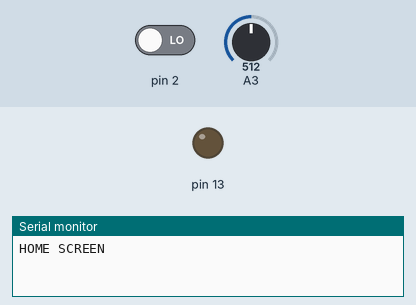
Simulated run of this sketch. Board: Arduino Uno, built with avr-gcc and run on an emulated ATmega328P. Shown: output pins drawn as LEDs (lit = HIGH), the last lines printed to the serial monitor. The test bench sets the inputs (shaded band); at power-on: pin 2 LOW, A3 = 512.

Above: at 1.3 s.
1.4 s: pin 2 driven HIGH
At 2.5 s:
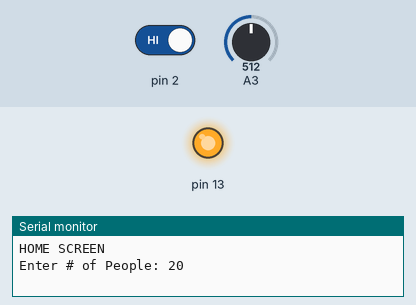
4.4 s: pin 2 driven LOW
Timing chart, 0 to 7.4 s (numbered marks = the images above; inputs shaded):
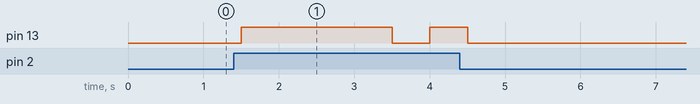

Measured:
- after the input at 1.4 s, pin 13: LOW → HIGH after 0.10 s, → LOW 2.0 s later, → HIGH 0.50 s later

The sketch:

button_test.ino
```cpp
/* This code simulates a user interface/menu inputs.
 *
 * User is presented with a home screen, pressing the button once brings up an option to enter a value with the
 * potentiometer, reading out the value as the user changes it. The user then hits the button again to confirm,
 * moving on to the next user option. This process repeats until all the options have been inputted, then the user
 * is returned to the homescreen, where a final value, based off of their inputs, is printed to the screen.
 *
 * Hardware Hookup:
 * Potentiometer connected to 5V + GND, with data pin going to A3.
 * Button is connected to 3.3V with other side connected to data pin 2 and a 10K resistor going to GND.
 *
 */
int buttonpress = 0;
int selection = 0;
int gallons = 0;
int People = 0;
int pressnumber = 0;

void setup()
{
  pinMode(13,OUTPUT);
  pinMode(2,INPUT);
  pinMode(A3,INPUT);
  // Setup Serial connection
  Serial.begin(115200);
  Serial.println("HOME SCREEN");
}

void loop()
{

  selection = analogRead(A3);
  // Serial.println(selection);
  buttonpress = digitalRead(2);

  if(buttonpress == HIGH)
  {
    pressnumber = pressnumber + 1;
    digitalWrite(13,HIGH);
   while(pressnumber == 1)
   {
    Serial.print("Enter # of People: ");
    selection = analogRead(A3) / 25;
    Serial.println(selection);
    delay (1000);
    int subpress = digitalRead(2);

    if(subpress ==HIGH)
    {
      pressnumber = pressnumber + 1;
      People = analogRead(A3) /25;
      Serial.print("Number of People: ");
      Serial.println(People);
    }
   }
  }
  while(pressnumber == 2)
   {
    Serial.print("Enter # of Gallons Per Person: ");
    selection = analogRead(A3) /2 ;
    Serial.println(selection);
    delay (1000);
    int subpress = digitalRead(2);

    if(subpress ==HIGH)
    {
      pressnumber = pressnumber + 1;
      gallons = analogRead(A3) / 2 ;
      Serial.print("Number of Gallons Per Person: ");
      Serial.println(gallons);
    }
   }
  if(pressnumber > 3)
  {
    Serial.print("Household Water Allowance: ");
    Serial.println(gallons*People);

    pressnumber = 0;
  }

  else
  {
    digitalWrite(13,LOW);
  }
  // Wait 1/2 a sec before repeating :)
  delay (500);
}
```
